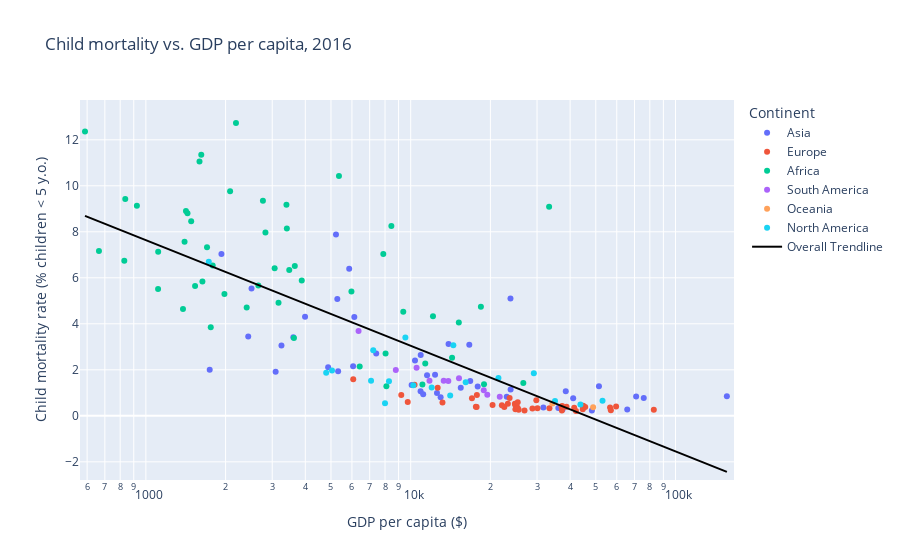

Notebook source saved alongside this figure:
### Code cell
# Plot child mortality vs. GDP per capita
plotFigure(GDP('child-mortality-gdp-per-capita.csv',
           'GDP per capita',
          'Child mortality (Select Gapminder, v10) (2017)',
          'Child mortality vs. GDP per capita', 'GDP per capita'), 'GDP per capita ($)', 
           'Child mortality rate (% children < 5 y.o.)', 'Child mortality vs. GDP per capita',
          25, pow(10, 4), 3, 1, 14)

### Figure 1 — Plotly figure (JSON) as saved in the notebook; plotly's stock layout.template omitted (floating-point values rounded to 4 significant figures; data arrays with more than 128 entries replaced by an {"elided": "..."} marker saying what was removed)
{"data": [{"customdata": [["Afghanistan"], ["Armenia"], ["Azerbaijan"], ["Bahrain"], ["Bangladesh"], ["Cambodia"], ["China"], ["Georgia"], ["Hong Kong"], ["India"], ["Indonesia"], ["Iran"], ["Iraq"], ["Israel"], ["Japan"], ["Jordan"], ["Kazakhstan"], ["Kuwait"], ["Kyrgyzstan"], ["Laos"], ["Lebanon"], ["Malaysia"], ["Mongolia"], ["Myanmar"], ["Nepal"], ["North Korea"], ["Oman"], ["Pakistan"], ["Palestine"], ["Philippines"], ["Qatar"], ["Saudi Arabia"], ["Singapore"], ["South Korea"], ["Sri Lanka"], ["Syria"], ["Tajikistan"], ["Thailand"], ["Turkey"], ["Turkmenistan"], ["United Arab Emirates"], ["Uzbekistan"], ["Vietnam"], ["Yemen"]], "hovertemplate": "Continent=Asia<br>GDP per capita ($)=%{x}<br>Child mortality rate (% children < 5 y.o.)=%{y}<br>Entity=%{customdata[0]}<extra></extra>", "legendgroup": "Asia", "marker": {"color": "#636efa", "symbol": "circle"}, "mode": "markers", "name": "Asia", "orientation": "v", "showlegend": true, "type": "scatter", "x": [1929, 10080, 16645, 41078, 3604, 3251, 12569, 10899, 48330, 6125, 10911, 16783, 13898, 31701, 37465, 11529, 23842, 71010, 4879, 5859, 12972, 23053, 12360, 5284, 2435, 1742.0, 38515, 5223, 5321.0, 7410, 156299, 51397, 65729, 36103, 11149, 3091, 3991, 15454, 17906, 23813, 75876, 10381, 6062, 2506], "xaxis": "x", "y": [7.04, 1.34, 3.09, 0.76, 3.42, 3.06, 0.99, 1.07, 0.2282, 4.3, 2.64, 1.51, 3.12, 0.36, 0.27, 1.76, 1.14, 0.84, 2.11, 6.39, 0.81, 0.83, 1.79, 5.08, 3.45, 2, 1.07, 7.88, 1.94, 2.71, 0.85, 1.29, 0.28, 0.34, 0.94, 1.912, 4.31, 1.22, 1.27, 5.1, 0.77, 2.41, 2.16, 5.53], "yaxis": "y"}, {"customdata": [["Albania"], ["Austria"], ["Belarus"], ["Belgium"], ["Bosnia and Herzegovina"], ["Bulgaria"], ["Croatia"], ["Cyprus"], ["Czechia"], ["Denmark"], ["Estonia"], ["Finland"], ["France"], ["Germany"], ["Greece"], ["Hungary"], ["Iceland"], ["Ireland"], ["Italy"], ["Latvia"], ["Lithuania"], ["Luxembourg"], ["Malta"], ["Moldova"], ["Montenegro"], ["Netherlands"], ["North Macedonia"], ["Norway"], ["Poland"], ["Portugal"], ["Romania"], ["Russia"], ["Serbia"], ["Slovakia"], ["Slovenia"], ["Spain"], ["Sweden"], ["Switzerland"], ["Ukraine"], ["United Kingdom"]], "hovertemplate": "Continent=Europe<br>GDP per capita ($)=%{x}<br>Child mortality rate (% children < 5 y.o.)=%{y}<br>Entity=%{customdata[0]}<extra></extra>", "legendgroup": "Europe", "marker": {"color": "#EF553B", "symbol": "circle"}, "mode": "markers", "name": "Europe", "orientation": "v", "showlegend": true, "type": "scatter", "x": [10342, 41445, 17628, 38766, 9746, 17037, 20376, 25577, 28823, 44836, 24857, 37239, 37124, 44689, 22574, 23279, 42085, 56597, 33419, 22092, 24743, 57006, 29817, 6068, 17741, 45600, 12644, 82814, 24838, 25346, 17782, 23635, 13184, 25364, 26908, 30110, 44659, 59662, 9214, 37334], "xaxis": "x", "y": [1.35, 0.35, 0.39, 0.39, 0.6, 0.76, 0.47, 0.26, 0.32, 0.44, 0.29, 0.23, 0.39, 0.38, 0.38, 0.52, 0.21, 0.36, 0.33, 0.46, 0.53, 0.24, 0.68, 1.59, 0.38, 0.38, 1.22, 0.26, 0.47, 0.35, 0.9, 0.77, 0.58, 0.59, 0.23, 0.33, 0.29, 0.41, 0.91, 0.43], "yaxis": "y"}, {"customdata": [["Algeria"], ["Angola"], ["Benin"], ["Botswana"], ["Burkina Faso"], ["Burundi"], ["Cameroon"], ["Cape Verde"], ["Central African Republic"], ["Chad"], ["Comoros"], ["Congo"], ["Cote d'Ivoire"], ["Democratic Republic of Congo"], ["Djibouti"], ["Egypt"], ["Equatorial Guinea"], ["Eswatini"], ["Ethiopia"], ["Gabon"], ["Gambia"], ["Ghana"], ["Guinea"], ["Guinea-Bissau"], ["Kenya"], ["Lesotho"], ["Liberia"], ["Libya"], ["Madagascar"], ["Malawi"], ["Mali"], ["Mauritania"], ["Mauritius"], ["Morocco"], ["Mozambique"], ["Namibia"], ["Niger"], ["Nigeria"], ["Rwanda"], ["Sao Tome and Principe"], ["Senegal"], ["Seychelles"], ["Sierra Leone"], ["South Africa"], ["Sudan"], ["Tanzania"], ["Togo"], ["Tunisia"], ["Uganda"], ["Zambia"], ["Zimbabwe"]], "hovertemplate": "Continent=Africa<br>GDP per capita ($)=%{x}<br>Child mortality rate (% children < 5 y.o.)=%{y}<br>Entity=%{customdata[0]}<extra></extra>", "legendgroup": "Africa", "marker": {"color": "#00cc96", "symbol": "circle"}, "mode": "markers", "name": "Africa", "orientation": "v", "showlegend": true, "type": "scatter", "x": [14331, 8453, 2080, 15198, 1483, 665, 2828, 6418, 589, 2189, 1702, 5974, 3395, 836, 3064, 11351, 33317, 7881, 1635, 18413, 1788, 3878, 1417, 1436, 3169, 2767, 829, 8096, 1381, 1112, 1594, 3407, 18918, 8039, 1113, 9376, 925, 5360, 1758, 3624, 2403, 26624, 1619, 12139, 3651, 2660, 1400, 11073, 1980, 3479, 1534], "xaxis": "x", "y": [2.52, 8.25, 9.76, 4.06, 8.46, 7.17, 7.97, 2.14, 12.36, 12.73, 7.33, 5.41, 9.18, 9.43, 6.42, 2.28, 9.09, 7.04, 5.84, 4.74, 6.53, 5.88, 8.9, 8.81, 4.92, 9.35, 6.74, 1.29, 4.64, 5.51, 11.06, 8.14, 1.37, 2.71, 7.13, 4.52, 9.13, 10.43, 3.85, 3.38, 4.71, 1.43, 11.35, 4.33, 6.51, 5.67, 7.57, 1.36, 5.3, 6.34, 5.64], "yaxis": "y"}, {"customdata": [["Argentina"], ["Bolivia"], ["Brazil"], ["Chile"], ["Colombia"], ["Ecuador"], ["Paraguay"], ["Peru"], ["Uruguay"], ["Venezuela"]], "hovertemplate": "Continent=South America<br>GDP per capita ($)=%{x}<br>Child mortality rate (% children < 5 y.o.)=%{y}<br>Entity=%{customdata[0]}<extra></extra>", "legendgroup": "South America", "marker": {"color": "#ab63fa", "symbol": "circle"}, "mode": "markers", "name": "South America", "orientation": "v", "showlegend": true, "type": "scatter", "x": [18875, 6355, 13873, 21696, 13326, 10527, 8786, 11776, 19468, 15219], "xaxis": "x", "y": [1.11, 3.69, 1.51, 0.83, 1.53, 2.09, 1.99, 1.53, 0.92, 1.63], "yaxis": "y"}, {"customdata": [["Australia"], ["New Zealand"]], "hovertemplate": "Continent=Oceania<br>GDP per capita ($)=%{x}<br>Child mortality rate (% children < 5 y.o.)=%{y}<br>Entity=%{customdata[0]}<extra></extra>", "legendgroup": "Oceania", "marker": {"color": "#FFA15A", "symbol": "circle"}, "mode": "markers", "name": "Oceania", "orientation": "v", "showlegend": true, "type": "scatter", "x": [48845, 34295], "xaxis": "x", "y": [0.37, 0.54], "yaxis": "y"}, {"customdata": [["Barbados"], ["Canada"], ["Costa Rica"], ["Cuba"], ["Dominica"], ["Dominican Republic"], ["El Salvador"], ["Guatemala"], ["Haiti"], ["Honduras"], ["Jamaica"], ["Mexico"], ["Nicaragua"], ["Panama"], ["Puerto Rico"], ["Saint Lucia"], ["Trinidad and Tobago"], ["United States"]], "hovertemplate": "Continent=North America<br>GDP per capita ($)=%{x}<br>Child mortality rate (% children < 5 y.o.)=%{y}<br>Entity=%{customdata[0]}<extra></extra>", "legendgroup": "North America", "marker": {"color": "#19d3f3", "symbol": "circle"}, "mode": "markers", "name": "North America", "orientation": "v", "showlegend": true, "type": "scatter", "x": [12003, 43745, 14098, 8000, 9550, 14489, 8280, 7221, 1728, 4796, 7084, 16133, 5045, 21449, 35082, 10233, 29178, 53015], "xaxis": "x", "y": [1.23, 0.49, 0.88, 0.55, 3.4, 3.07, 1.5, 2.85, 6.7, 1.87, 1.53, 1.46, 1.97, 1.64, 0.6479, 1.33, 1.85, 0.65], "yaxis": "y"}, {"hovertemplate": "<b>OLS trendline</b><br>Child mortality (Select Gapminder, v10) (2017) = -4.59234 * log10(GDP per capita) + 21.4134<br>R<sup>2</sup>=0.604865<br><br>GDP per capita ($)=%{x}<br>Child mortality rate (% children < 5 y.o.)=%{y} <b>(trend)</b><extra></extra>", "legendgroup": "Overall Trendline", "line": {"color": "black"}, "mode": "lines", "name": "Overall Trendline", "showlegend": true, "type": "scatter", "x": {"elided": "165 float values"}, "xaxis": "x", "y": {"elided": "165 float values"}, "yaxis": "y"}], "layout": {"legend": {"title": {"text": "Continent"}, "tracegroupgap": 0}, "title": {"text": "Child mortality vs. GDP per capita, 2016"}, "xaxis": {"anchor": "y", "domain": [0, 1], "range": [2.751, 5.221], "title": {"text": "GDP per capita ($)"}, "type": "log"}, "yaxis": {"anchor": "x", "domain": [0, 1], "range": [-2.79, 13.73], "title": {"text": "Child mortality rate (% children < 5 y.o.)"}}}}
